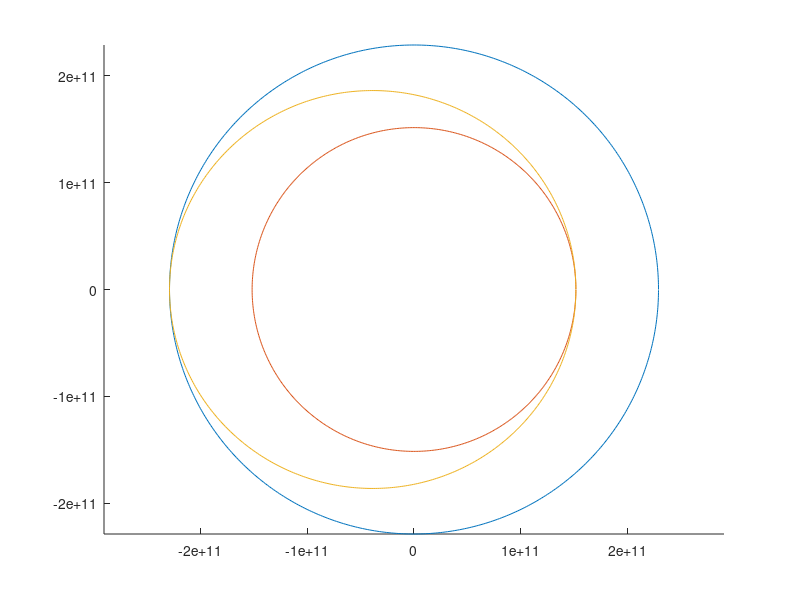

MATLAB code to generate this figure:
clear
close all
clc

au = 1.496e11; %m
r_e = 1.013 * au; %m
r_m = 1.53 * au; %m

G = 6.67384*10^-11;
M_sun = 1.988435e30; % kg

V_e = sqrt(G * M_sun / r_e);
V_m = sqrt(G * M_sun / r_m);

delta_V_hohmann = sqrt( G*M_sun * (2/r_e - 2 / (r_m + r_e))) - V_e;
delta_V = delta_V_hohmann;
V_sc_p = delta_V + V_e;

a =  (2 / r_e - V_sc_p^2 / ( G * M_sun))^(-1);
e = 1- r_e / a;
b = sqrt(a^2 - (e*a)^2);

A_tot = pi * a * b

V_sc_m = sqrt( G * M_sun * (2/r_m - 1/a));
disp(['Velocity at mars: ' num2str(V_sc_m - V_m)])

theta = acos( (a * (1-e^2) / r_m - 1) / e);

fun = @(TH) 1/2 * (a * (1-e^2) ./ (1 + e*cos(TH))).^2;
A = integral(fun,0,theta)

%A = 2*sqrt(e^2 - 1) * a * atanh( (e - 1) * tan(theta/2) / sqrt(e^2-1))
t = 2*A / sqrt(a*G*M_sun*(1-e^2)) / 3600 / 24

figure('name','transfer orbit')
hold on
axis equal
theta_plot = 0:0.01:2*pi;
r_sc = a * (1-e^2) ./ (1 + e * cos(theta_plot) );
r_mars = ones(1,length(theta_plot)) * r_m;
r_earth = ones(1,length(theta_plot)) * r_e;
polar(theta_plot,r_mars); 
polar(theta_plot,r_earth); 
polar(theta_plot,r_sc); 